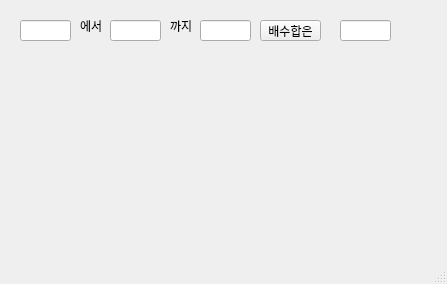
<?xml version="1.0" encoding="UTF-8"?>
<ui version="4.0">
 <class>MainWindow</class>
 <widget class="QMainWindow" name="MainWindow">
  <property name="geometry">
   <rect>
    <x>0</x>
    <y>0</y>
    <width>447</width>
    <height>284</height>
   </rect>
  </property>
  <property name="windowTitle">
   <string>MainWindow</string>
  </property>
  <widget class="QWidget" name="centralwidget">
   <widget class="QLineEdit" name="le1">
    <property name="geometry">
     <rect>
      <x>20</x>
      <y>20</y>
      <width>51</width>
      <height>21</height>
     </rect>
    </property>
   </widget>
   <widget class="QLineEdit" name="le2">
    <property name="geometry">
     <rect>
      <x>110</x>
      <y>20</y>
      <width>51</width>
      <height>21</height>
     </rect>
    </property>
   </widget>
   <widget class="QLineEdit" name="le3">
    <property name="geometry">
     <rect>
      <x>200</x>
      <y>20</y>
      <width>51</width>
      <height>21</height>
     </rect>
    </property>
   </widget>
   <widget class="QLineEdit" name="le4">
    <property name="geometry">
     <rect>
      <x>340</x>
      <y>20</y>
      <width>51</width>
      <height>21</height>
     </rect>
    </property>
   </widget>
   <widget class="QPushButton" name="pb">
    <property name="geometry">
     <rect>
      <x>260</x>
      <y>20</y>
      <width>61</width>
      <height>21</height>
     </rect>
    </property>
    <property name="text">
     <string>배수합은</string>
    </property>
   </widget>
   <widget class="QLabel" name="lbl1">
    <property name="geometry">
     <rect>
      <x>80</x>
      <y>20</y>
      <width>56</width>
      <height>12</height>
     </rect>
    </property>
    <property name="text">
     <string>에서</string>
    </property>
   </widget>
   <widget class="QLabel" name="lbl2">
    <property name="geometry">
     <rect>
      <x>170</x>
      <y>20</y>
      <width>56</width>
      <height>12</height>
     </rect>
    </property>
    <property name="text">
     <string>까지</string>
    </property>
   </widget>
  </widget>
  <widget class="QMenuBar" name="menubar">
   <property name="geometry">
    <rect>
     <x>0</x>
     <y>0</y>
     <width>447</width>
     <height>21</height>
    </rect>
   </property>
  </widget>
  <widget class="QStatusBar" name="statusbar"/>
 </widget>
 <resources/>
 <connections/>
</ui>
